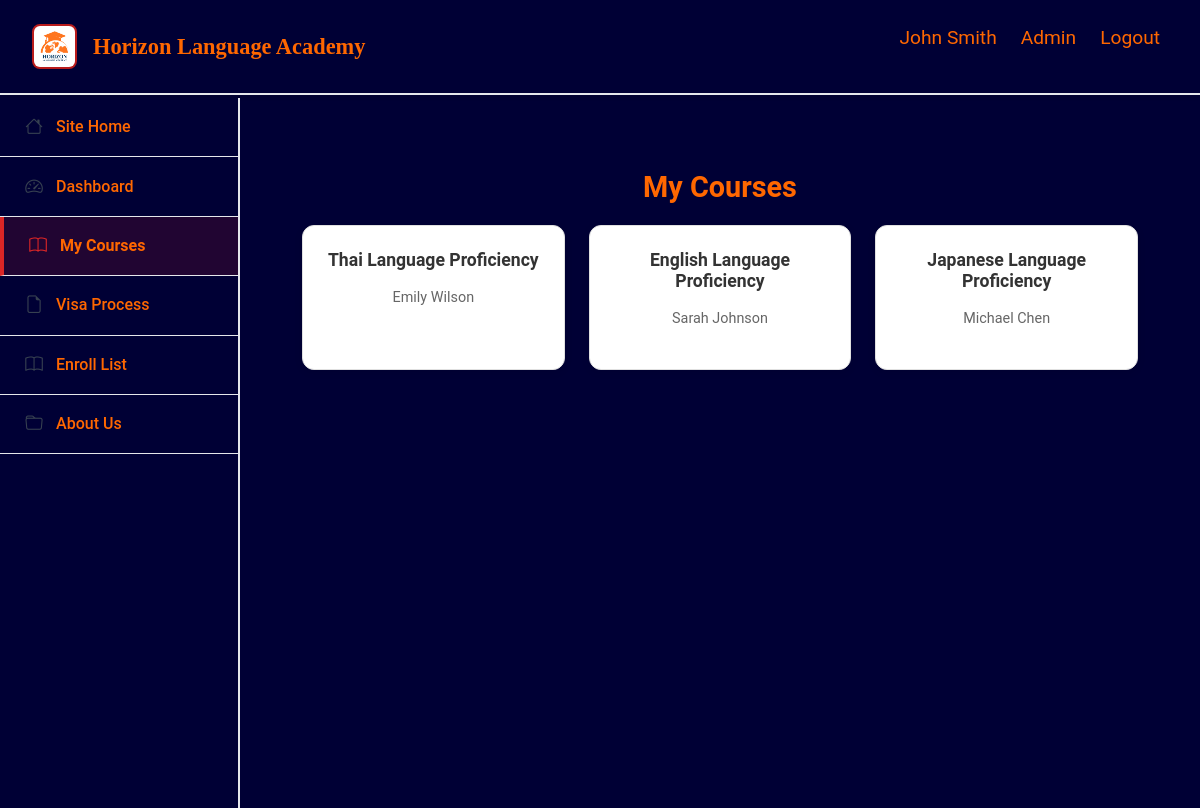
The page /mycourses.php (signed in) on the database its author committed.
### tables this page shows
CREATE TABLE teacher (
  teacher_id    VARCHAR(50) PRIMARY KEY,
  course_id     VARCHAR(50),
  FOREIGN KEY (teacher_id) REFERENCES users(user_id)
    ON UPDATE CASCADE ON DELETE CASCADE,
  FOREIGN KEY (course_id) REFERENCES course(course_id)
    ON UPDATE CASCADE ON DELETE SET NULL
);

CREATE TABLE course (
  course_id   VARCHAR(50) PRIMARY KEY,
  course_name VARCHAR(100) NOT NULL,
  course_fees DECIMAL(10,2)
);

CREATE TABLE users (
  user_id      VARCHAR(50) PRIMARY KEY,
  user_name    VARCHAR(100) NOT NULL,
  user_email   VARCHAR(100) UNIQUE,
  user_ph_no   VARCHAR(20),
  password     VARCHAR(255),
  role        ENUM('Admin','Teacher','Student','VisaSupportOfficer') NOT NULL
);

### mycourses.php (the view, shortened to what this page needs)
<?php
$user_id = $_SESSION['user_id'];
$role = strtolower($_SESSION['role']);
$pdo = db();
if ($role === "student") {
    $sql = "
    SELECT
        c.course_id,
        c.course_name,
        t.teacher_id,
        u.user_name AS teacher_name,
        b.batch_no
    FROM student AS s
    INNER JOIN batch AS b
        ON s.batch_id = b.batch_no
    INNER JOIN course AS c
        ON b.course_id = c.course_id
    INNER JOIN teacher AS t
        ON c.course_id = t.course_id
    INNER JOIN users AS u
        ON t.teacher_id = u.user_id
    WHERE s.student_id = '$user_id';
    ";
}
else if ($role === "admin") {
    $sql = "
    SELECT
        c.course_id,
        c.course_name,
        t.teacher_id,
        u.user_name AS teacher_name
    FROM admin AS a
    INNER JOIN admin_course AS ac
        ON a.admin_id = ac.admin_id
    INNER JOIN course AS c
        ON ac.course_id = c.course_id
    INNER JOIN teacher AS t
        ON c.course_id = t.course_id
    INNER JOIN users AS u
        ON t.teacher_id = u.user_id
    WHERE a.admin_id = '$user_id';
    ";
}
$stmt = $pdo->prepare($sql);
$stmt->execute();
$courses = $stmt->fetchAll(PDO::FETCH_ASSOC);
?>
<!DOCTYPE html>
<html lang="en">
<head>
    <link href="https://cdn.jsdelivr.net/npm/bootstrap@5.3.7/dist/css/bootstrap.min.css" rel="stylesheet">
    <link rel="stylesheet" href="https://cdn.jsdelivr.net/npm/bootstrap-icons@1.13.1/font/bootstrap-icons.min.css">
    <link rel="stylesheet" href="static/style.css">
</head>
<body>
    <?php include 'header.php'; ?>
    <div class="row g-0">
        <?php include 'sidebar.php'; ?>
        <div class="col-lg-10 col-md-9 col-8 main-content">
            <div class="dashboard-content about-container">
                <h2 class="page-title">My Courses</h2>
                <section class="courses">
                    <div class="activity-cards">
                        <?php foreach ($courses as $course): ?>
                          <a href="language.php?course_id=<?= $course['course_id']; ?>" class="activity-card">
                            <h4><?= htmlspecialchars($course['course_name']); ?></h4>
                            <p><?= htmlspecialchars($course['teacher_name']); ?></p>
                          </a>
                        <?php endforeach; ?>
                    </div>
                </section>
            </div>
        </div>
    </div>
</body>
</html>

### static/style.css (style rules this page uses)
:root { --primary-red: #dc2626; --dark-gray: #374151; --light-gray: #6B7280; --border-gray: #e5e7eb; --blue-accent: #3b82f6; --navy-blue: #000035; --light-orange: #ff6700; }
body { align-items: center; background-color: var(--navy-blue); color: #333; font-family: -apple-system, Arial, BlinkMacSystemFont, Geneva, 'Helvetica Neue'; font-family: Roboto, sans-serif, 'Segoe UI', Tahoma, Verdana; justify-content: center; margin: 0; padding-top: 90px; }
a { color: var(--light-orange); text-decoration: none; }
.main-content { background-color: var(--navy-blue); margin-left: 240px; margin-top: 1vh; width: calc(100% - 240px); padding: 20px; min-height: calc(100vh - 90px); }
.page-title { font-size: 1.8rem; color: var(--light-orange); margin-bottom: 2rem; font-weight: 600; }
.activity-cards { display: grid; grid-template-columns: repeat(auto-fit, minmax(250px, 1fr)); gap: 1.5rem; margin-bottom: 2rem; }
.activity-card { background: white; border-radius: 12px; padding: 1.5rem; box-shadow: 0 2px 8px rgba(0, 0, 0, 0.08); border: 1px solid #e0e0e0; position: relative; transition: transform 0.3s, box-shadow 0.3s; cursor: pointer; }
.activity-card h4 { color: #333; font-size: 1.1rem; margin-bottom: 0.5rem; font-weight: 600; }
.activity-card p { color: #666; font-size: 0.9rem; }

### static/aboutus.css (style rules this page uses)
.about-container { max-width: 900px; margin: 0 auto; padding: 30px; text-align: center; }
.about-container h2 { color: var(--light-orange); font-size: 1.8em; margin: 20px 0; text-align: center; }

### static/dashboard.css (style rules this page uses)
.dashboard-content { padding: 2rem; }

### rows shown on the page
teacher: course.course_name "Thai Language Proficiency", teacher_id.user_name "Emily Wilson"
teacher: course.course_name "English Language Proficiency", teacher_id.user_name "Sarah Johnson"
teacher: course.course_name "Japanese Language Proficiency", teacher_id.user_name "Michael Chen"

### other values the page prints
$_SESSION['user_name'] "John Smith"
$_SESSION['role'] "Admin"
